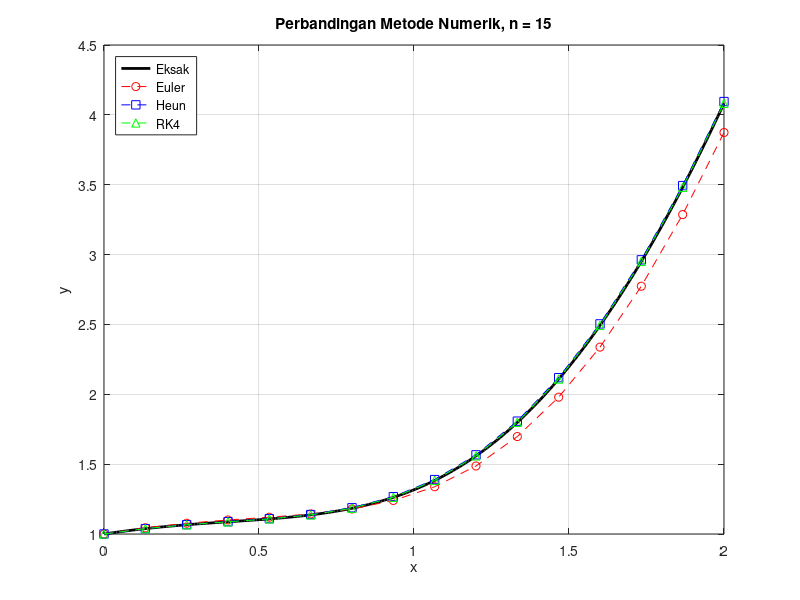

Reproduce this figure in MATLAB.
%L0325003_Inka Putri
%Persamaan dan parameter
f  = @(x, y) (4*x.^3 - 2*x + 1) ./ (2 + y);
x0 = 0;  y0 = 1;  xn = 2;  n = 15;
h  = (xn - x0) / n;

%Solusi analitik (eksak)
% (2+y) dy = (4x^3 - 2x + 1) dx
% 2y + y^2/2 = x^4 - x^2 + x + C, dengan y(0)=1 -> C = 2.5
% y = -2 + sqrt(2x^4 - 2x^2 + 2x + 9)
yex = @(x) -2 + sqrt(2*x.^4 - 2*x.^2 + 2*x + 9);

x = x0 + (0:n) * h;          % titik-titik x
Ye = yex(x);                 % nilai eksak di setiap titik

%Metode Euler
Yeu = zeros(1, n+1);  Yeu(1) = y0;
for i = 1:n
  Yeu(i+1) = Yeu(i) + h * f(x(i), Yeu(i));
end

%Metode Heun
Yhe = zeros(1, n+1);  Yhe(1) = y0;
for i = 1:n
  k1 = f(x(i), Yhe(i));
  yp = Yhe(i) + h * k1;                 % prediktor (Euler)
  k2 = f(x(i+1), yp);
  Yhe(i+1) = Yhe(i) + (h/2) * (k1 + k2); % korektor
end

%Metode Runge-Kutta Orde-4
Yrk = zeros(1, n+1);  Yrk(1) = y0;
for i = 1:n
  k1 = f(x(i),       Yrk(i));
  k2 = f(x(i) + h/2, Yrk(i) + h/2 * k1);
  k3 = f(x(i) + h/2, Yrk(i) + h/2 * k2);
  k4 = f(x(i) + h,   Yrk(i) + h * k3);
  Yrk(i+1) = Yrk(i) + (h/6) * (k1 + 2*k2 + 2*k3 + k4);
end

%Galat pada x = 2
y_eksak = Ye(end);
hasil   = [Yeu(end), Yhe(end), Yrk(end)];
nama    = {'Euler', 'Heun', 'Runge-Kutta 4'};

galat_abs = abs(y_eksak - hasil);            % galat abstrak (mutlak)
galat_rel = galat_abs / abs(y_eksak) * 100;  % galat relatif (%)

%Tampilkan hasil
fprintf('h = %.6f, n = %d\n\n', h, n);
fprintf('Tabel nilai y pada tiap langkah:\n');
fprintf('%4s %10s %12s %12s %12s %12s\n', 'i', 'x', 'Eksak', 'Euler', 'Heun', 'RK4');
for i = 1:n+1
  fprintf('%4d %10.5f %12.6f %12.6f %12.6f %12.6f\n', ...
          i-1, x(i), Ye(i), Yeu(i), Yhe(i), Yrk(i));
end

fprintf('\n=== Hasil y(2) dan galat ===\n');
fprintf('Eksak (analitik) : %.8f\n\n', y_eksak);
fprintf('%-15s %12s %14s %16s\n', 'Metode', 'y(2)', 'Galat Abstrak', 'Galat Relatif(%)');
for k = 1:3
  fprintf('%-15s %12.8f %14.8f %16.8f\n', nama{k}, hasil(k), galat_abs(k), galat_rel(k));
end

%Grafik
xf = linspace(x0, xn, 200);
figure;
plot(xf, yex(xf), 'k-', 'LineWidth', 2); hold on;
plot(x, Yeu, 'r--o', x, Yhe, 'b--s', x, Yrk, 'g--^');
grid on; xlabel('x'); ylabel('y');
legend('Eksak', 'Euler', 'Heun', 'RK4', 'Location', 'northwest');
title('Perbandingan Metode Numerik, n = 15');
